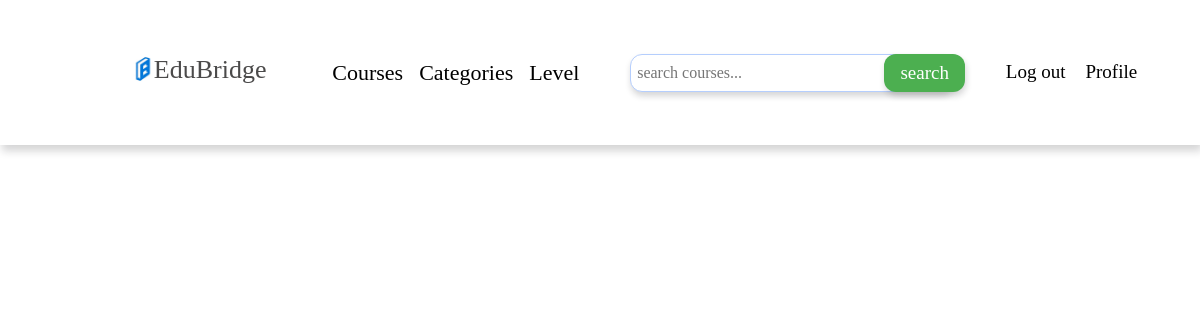
The page /eduBridge/submissions/ (signed in) on the database as committed earlier.
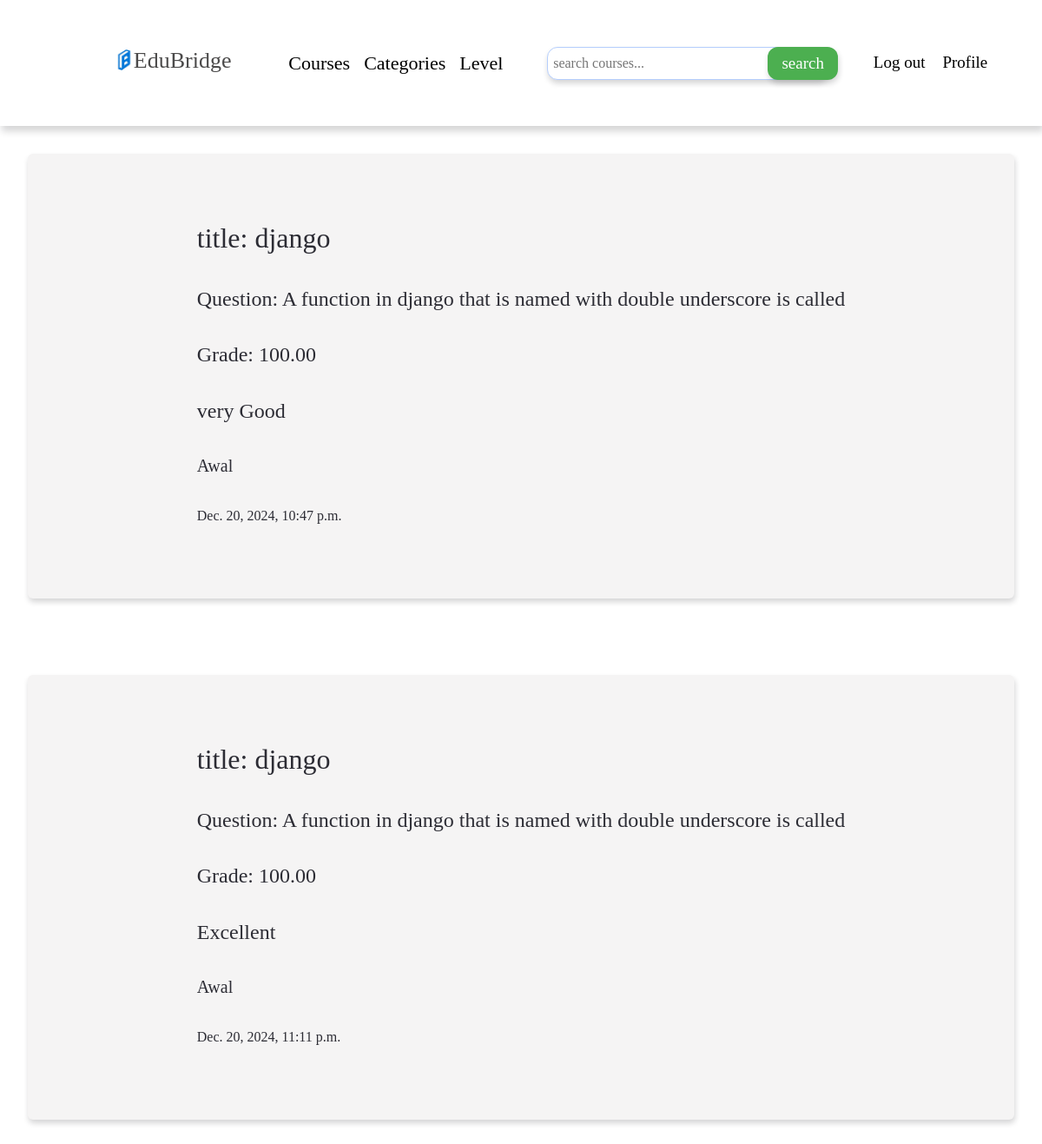
The same page on the database as committed later.
### classroom/models.py (models this page shows, shortened)
class Submission(models.Model):
	student = models.ForeignKey(User, on_delete=models.CASCADE,related_name='submissions')
	assignment = models.ForeignKey(Assignments, on_delete=models.CASCADE, related_name='submissions')
	content = models.TextField()
	submitted_at = models.DateTimeField(auto_now_add=True)
	graded = models.BooleanField(default=False)
	grade = models.DecimalField(max_digits=5, decimal_places=2, null=True, blank=True)
	feedback = models.TextField(null=True)

class Assignments(models.Model):
	instructor = models.ForeignKey(User, on_delete=models.CASCADE, related_name='assigments')
	course =models.ForeignKey(Course, on_delete=models.CASCADE,related_name='assigments', null=True)
	title = models.CharField(max_length=200)
	description = models.TextField()
	due_date= models.DateTimeField()
	created_at = models.DateTimeField(auto_now_add=True)

### classroom/views.py (the view)
# urls.py: path('submissions/',views.Submission_list, name="submission_list"),
def  Submission_list(request):
    submission = Submission.objects.all()
    return render(request, 'classroom/submission_list.html', {"submissions":submission})

### classroom/templates/classroom/submission_list.html
{% extends 'classroom/base.html' %}
{% block content %}
{% for submission in submissions %}
{% if submission.assignment.instructor == request.user %}
<div class="submission-list">
    <div>
        <h2>title: {{submission.assignment.title}}</h2>
        <h4>Question: {{ submission.assignment.description}} </h4>
        {% if not submission.graded %}
        <a href="{% url 'grade' submission.id %}">Grade</a>
        {% else %}
        <h4>Grade: {{submission.grade}}</h4> <h4>{{submission.feedback}}</h4>
        <h5>{{ submission.student.username }}</h5>
        <h6>{{ submission.submitted_at }}</h6>
        {% endif %}
    </div>
</div>
<br>
{%endif %}
{% endfor %}
{% endblock content %}

### classroom/templates/classroom/base.html (shortened to what this page needs)
{% load static %}
<!DOCTYPE html>
<html lang="en">
<head>
    <link rel="stylesheet" href="{% static 'bootstrap.min.css' %}">
    <link rel="stylesheet" href="{% static 'index.css' %}">
</head>
<body>
    <div class="nav navbar">
        <div class="brand">
            <a href="{% url 'home' %}"> <img src="{% static 'logo.jpg' %}" class="rounded-circle" alt="logo"></a>
            <a href="{% url 'home' %}">
                <h4>EduBridge</h4>
            </a>
        </div>
        <div class="nav-links">
            <a href="{% url 'courses' %}">Courses</a>
            <a href="#">Categories</a>
            <a href="#">Level</a>
        </div>
        <div class="form-parent">
            <form>
                <div class="form-grp">
                    <input class="input-search" type="text" name="search" placeholder="search courses...">
                    <button class="input-btn">search</button>
                </div>
            </form>
        </div>
        <div class="auth">
            {% if request.user.is_authenticated %}
            <a href="{% url 'logout' %}">Log out</a>
            <a href="{% url 'profile' request.user.username %}">Profile</a>
            {% else %}
            <a href="{% url 'login' %}">Log in</a>
            {% endif %}
        </div>
    </div>
    {% block content %}
    {% endblock content %}
</body>
</html>

### classroom/static/index.css (style rules this page uses)
body { padding: 0; margin: 0; box-sizing: border-box; font-family: 'Times New Roman', Times, serif; color: #2C2C34; }
.nav { display: flex; justify-content: space-evenly; align-items: center; margin:0; box-shadow: 2px 6px 8px 0 rgba(22, 22, 26, 0.18); padding: 22px; }
.auth a { text-decoration: none; color: black; padding: 4px 8px; border-radius: 6px; font-size: 19px; transition: .4s; }
.form-parent { padding: 12px; display: inline-block; position: relative; width: 30%; transition: 0.4s; }
.input-search { border: 1px solid rgb(181, 206, 253); border-radius: 12px; font-size: 16px; padding: 6px; width: 100%; }
.input-btn { padding: 5px 16px; background-color: #4CAF50; color: white; border-radius: 12px; border: none; font-size: 19px; cursor: pointer; position: absolute; right: 0; }
.input-btn, .input-search { box-shadow: 1px 4px 6px 0 rgba(22, 22, 26, 0.18); }
.brand { display: flex; margin-top: 6px; position: relative; top: 10px; }
.brand h4 { color: rgb(75, 74, 74); position: relative; font-size: 26px; bottom: 12px; left: 1px; }
.brand img { width: 42px; height: 42px; position: relative; left: 2.4em; bottom: 4px; z-index: 0; }
.brand a { color: black; text-decoration: none; font-size: 22px; }
.nav-links a { color: black; text-decoration: none; font-size: 22px; padding: 6px; transition: .4s; }
.submission-list { padding: 4em; margin: 2em; display: flex; flex-direction: column; justify-content: center; align-items: center; background-color: rgb(245, 244, 244); border-radius: 6px; box-shadow: 1px 4px 6px 0 rgba(22, 22, 26, 0.18); }
.submission-list h2,h4,h6,a,h5 { padding: 14px; }

Rows that differ between the two databases and show on the page:
added Submission: assignment "django", assignment.description "A function in django that is named with double underscore is called", grade "100.00", feedback "very Good", student.username "Awal", submitted_at "Dec. 20, 2024, 10:47 p.m."
added Submission: assignment "django", assignment.description "A function in django that is named with double underscore is called", grade "100.00", feedback "Excellent", student.username "Awal", submitted_at "Dec. 20, 2024, 11:11 p.m."
